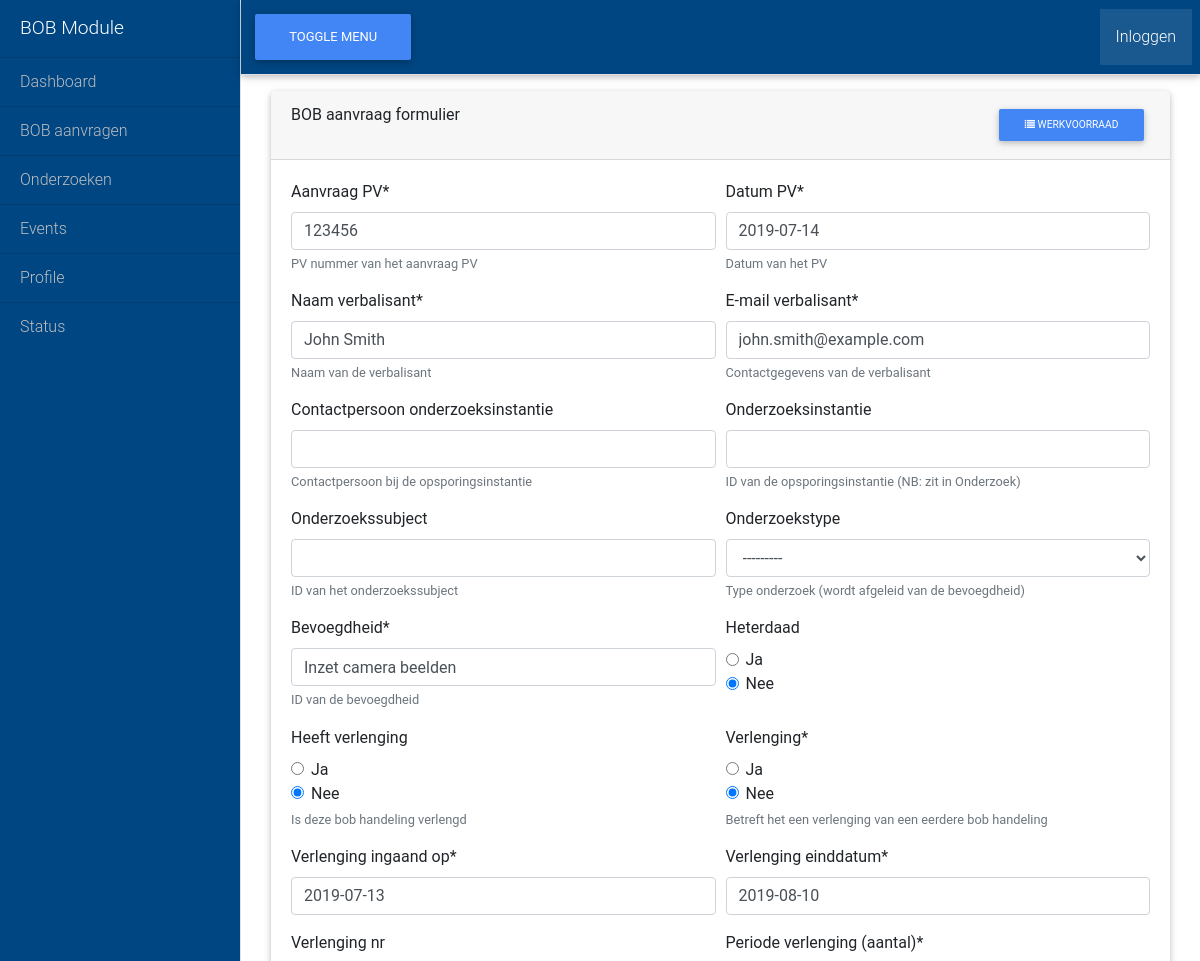
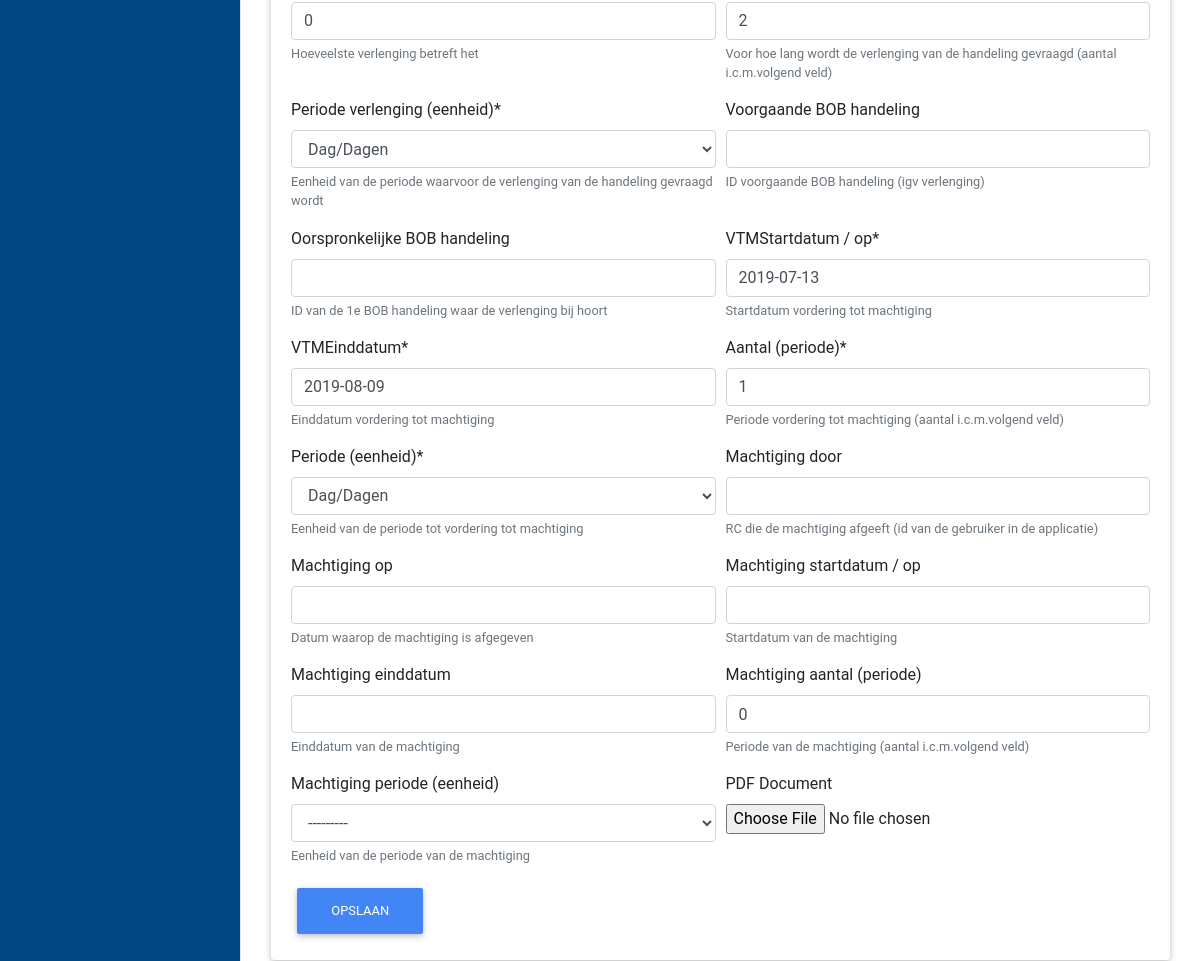
The page /bob/edit/1 on the database its author committed (2 pictures, top to bottom).
### bob/models.py (models this page shows, shortened)
class BobHandeling(models.Model):
    dvom_bobhandelingid = models.AutoField(primary_key=True)
    dvom_bobhandeling = models.CharField('BOB handeling', max_length=100, help_text='Naam van de bob handeling')
    dvom_aanvraagpv = models.CharField('Aanvraag PV', max_length=50)
    dvom_datumpv = models.DateField()
    dvom_verbalisant  = models.CharField('Naam verbalisant', max_length=100, help_text='Naam van de verbalisant')
    dvom_verbalisantcontactgegevens = models.EmailField(verbose_name='E-mail verbalisant',
                                                        help_text='Contactgegevens van de verbalisant')
    dvom_onderzoeksinstantiecontactpersoon = models.CharField('Contactpersoon onderzoeksinstantie', max_length=100,
                                                              blank=True, null=True,
                                                              help_text='Contactpersoon bij de opsporingsinstantie')
    dvom_onderzoeksinstantieid = models.CharField('Onderzoeksinstantie', max_length=100, blank=True, null=True,
                                                 help_text="""ID van de opsporingsinstantie (NB: zit in Onderzoek)""")
    dvom_onderzoekssubjectid = models.CharField('Onderzoekssubject', max_length=100, blank=True, null=True,
                                                 help_text="""ID van het onderzoekssubject """)
    dvom_onderzoekstype = models.CharField('Onderzoekstype', max_length=2, choices=ONDERZOEK_TYPES,
                                           blank=True, null=True,
                                           help_text='Type onderzoek (wordt afgeleid van de bevoegdheid)')
    dvom_strafvorderlijkebevoegdheidid = models.CharField('Bevoegdheid', max_length=100, default='', help_text="""ID van de
                                                          bevoegdheid """)
    dvom_heterdaad = models.BooleanField(choices=BOOL_CHOICES, verbose_name='Heterdaad', default=False,
                                         blank=True, null=True)
    dvom_heeftverlenging = models.BooleanField(choices=BOOL_CHOICES, verbose_name='Heeft verlenging', default=False,
                                               blank=True, null=True)
    dvom_verlenging = models.BooleanField(choices=BOOL_CHOICES, verbose_name='Verlenging', default=False)
    dvom_verlengingingaandop = models.DateField()
    dvom_verlengingeinddatum = models.DateField()
    dvom_verlengingnr = models.PositiveIntegerField('Verlenging nr', default=0, blank=True, null=True,
                                                    validators=[MinValueValidator(0), MaxValueValidator(100)],
                                                    help_text='Hoeveelste verlenging betreft het'
                                                    )
    dvom_verlenging_aantal = models.PositiveIntegerField('Periode verlenging (aantal)', default=0,
                                validators=[MinValueValidator(1), MaxValueValidator(100)],
                                help_text="""Voor hoe lang wordt de verlenging van de handeling gevraagd
                                             (aantal i.c.m.volgend veld)""")
    dvom_verlenging_periode = models.CharField('Periode verlenging (eenheid)', max_length=2, choices=VERLENING_PERIODES,
                                           help_text="""Eenheid van de periode waarvoor
                                           de verlenging van de handeling gevraagd wordt""")
    dvom_voorgaandebobhandelingid = models.CharField('Voorgaande BOB handeling', max_length=100, blank=True, null=True,
                                                     help_text='ID voorgaande BOB handeling (igv verlenging)')
    dvom_oorspronkelijkebobhandelingid = models.CharField('Oorspronkelijke BOB handeling', max_length=100,
                                                          blank=True, null=True,
                                                          help_text="""ID van de 1e BOB handeling waar
                                                          de verlenging bij hoort""")
    dvom_vtmstartdatum = models.DateField(verbose_name='VTMStartdatum / Op')
    dvom_vtmeinddatum = models.DateField(verbose_name='VTMEinddatum')
    dvom_periode_aantal = models.PositiveIntegerField('Aantal (periode)', default=0,
                                                         validators=[MinValueValidator(1), MaxValueValidator(100)],
                                                         help_text="""Periode vordering tot machtiging
                                             (aantal i.c.m.volgend veld)""")
    dvom_periode_periode = models.CharField('Periode (eenheid)', max_length=2, choices=VERLENING_PERIODES,
                                               help_text="""Eenheid van de periode tot vordering tot machtiging
                                           """)
    dvom_machtigingdoorid = models.CharField('Machtiging door', max_length=10, blank=True, null=True,
                                             help_text="""RC die de machtiging afgeeft (id van de gebruiker
                                             in de applicatie)""")
    dvom_machtigingop = models.DateField(verbose_name='Machtiging op', blank=True, null=True,
                                         help_text="""Datum waarop de machtiging is afgegeven""")
    dvom_machtigingstartdatum = models.DateField(verbose_name='Machtiging startdatum / op', blank=True, null=True,
                                                 help_text="""Startdatum van de machtiging""")
    dvom_machtigingeinddatum = models.DateField(verbose_name='Machtiging einddatum', blank=True, null=True,
                                                help_text="""Einddatum van de machtiging""")
    dvom_machtiging_aantal = models.PositiveIntegerField('Machtiging aantal (periode)', default=0,blank=True, null=True,
                                                         validators=[MinValueValidator(0), MaxValueValidator(100)],
                                                         help_text="""Periode van de machtiging
                                             (aantal i.c.m.volgend veld)""")
    dvom_machtiging_periode = models.CharField('Machtiging periode (eenheid)', max_length=2, choices=VERLENING_PERIODES,
                                               blank=True, null=True,
                                               help_text="""Eenheid van de periode van de machtiging """)
    pdf_document = models.FileField('PDF Document', upload_to='documents/%Y/%m/%d', blank=True, null=True)

### bob/views.py (the view)
# urls.py: path('edit/<int:pk>', views.BOBApplicationUpdateView.as_view(), name='bob-edit'),
class BOBApplicationUpdateView(UpdateView):
    model = BobHandeling
    form_class = BOBApplicationForm
    template_name = 'bob/bob_application_form.html'
    success_url = reverse_lazy('bob:bob-index')

### bob/templates/bob/bob_application_form.html (shortened to what this page needs)
            {% extends "base.html" %}
{% load crispy_forms_tags %}
{% block content %}
    <div class="container-fluid mt-3">
        <div class="card mb-3" >
            <div class="card-header">
                BOB aanvraag formulier
                <a href="{% url 'bob:bob-index' %}" class="btn btn-primary btn-sm float-right" role="button">
                    <i class="fa fa-list" aria-hidden="true"></i>
                    Werkvoorraad
                </a>
            </div>
            <div class="card-body" >
                <form method="post" action="" enctype="multipart/form-data" novalidate>
                    {% for field in form  %}
                        {% if not forloop.counter|divisibleby:2 %}
                            <div class="form-row">
                        {% endif %}
                        <div class="form-group col-sm-6 mb-0">
                           {{ field|as_crispy_field }}
                        </div>
                        {% if forloop.counter|divisibleby:2 %}
                            </div>
                        {% endif %}
                    {% endfor %}
                    <button type="submit" class="btn btn-primary">Opslaan</button>
                </form>
            </div>
        </div>
    </div>
{% endblock %}

### static/css/sidebar.css (style rules this page uses)
body { overflow-x: hidden; }

### rows shown on the page
BobHandeling: form "123456" "2019-07-14" "John Smith" "john.smith@example.com" "---------" "Inzet camera beelden" "☐ Ja ☑ Nee" "☐ Ja ☑ Nee" "☐ Ja ☑ Nee" "2019-07-13" "2019-08-10" "0" "2" "Dag/Dagen" "2019-07-13" "2019-08-09" "1" "Dag/Dagen" "0" "---------"
